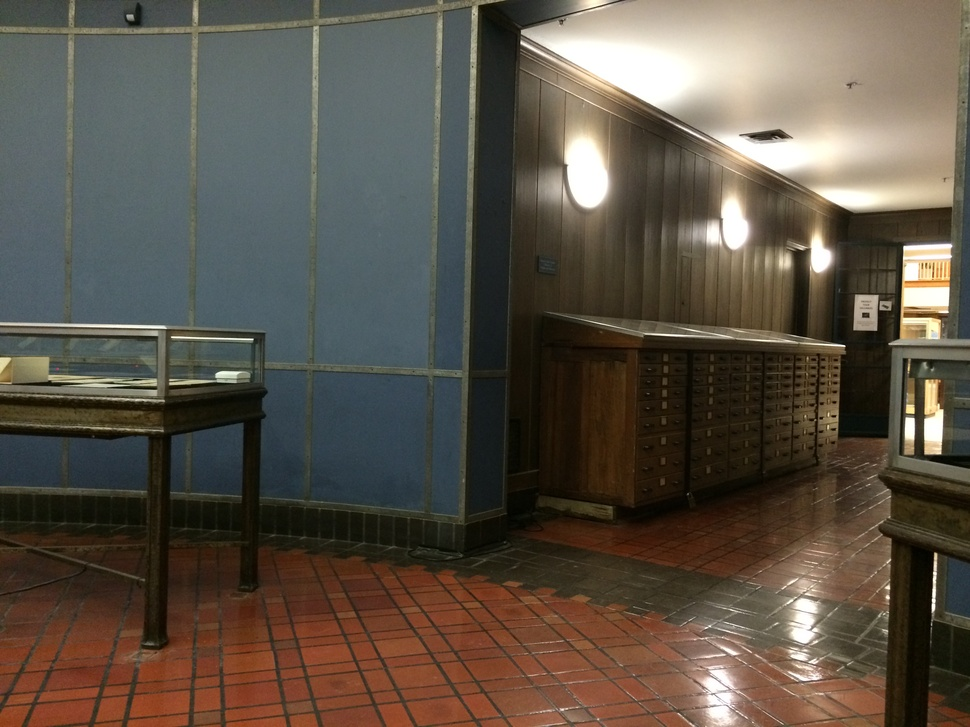
%> input picture hw2/fp/image_a_front.jpg, 970 x 727 px, shrunk from 3264 x 2448 before the run
$ octave hw2_3.m   (GNU Octave 9; MATLAB toolbox functions it lacks are replaced by stand-ins)
%> lines starting %> are read from the running program, lines starting %| are printed output that depends on the picture
clear all
close all
clc
addpath('fp')
im1 = imread('image_a_front.jpg');
%> im1 is the input picture: size 727x970x3 uint8; mean R, G, B 91.7, 82.7, 71
im2 = imread('image_b_pan.jpg');
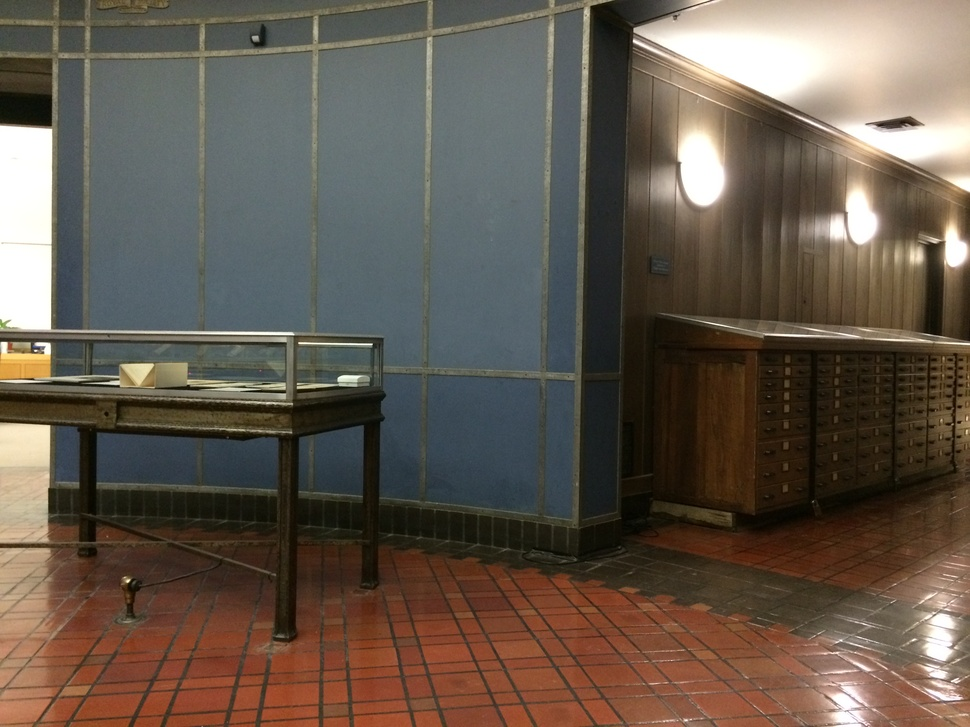
%> input picture hw2/fp/image_b_pan.jpg, 970 x 727 px, shrunk from 3264 x 2448 before the run
%> im2 is the input picture: size 727x970x3 uint8; mean R, G, B 100.6, 88.9, 77.3
im3 = imread('image_c_tilt.jpg');
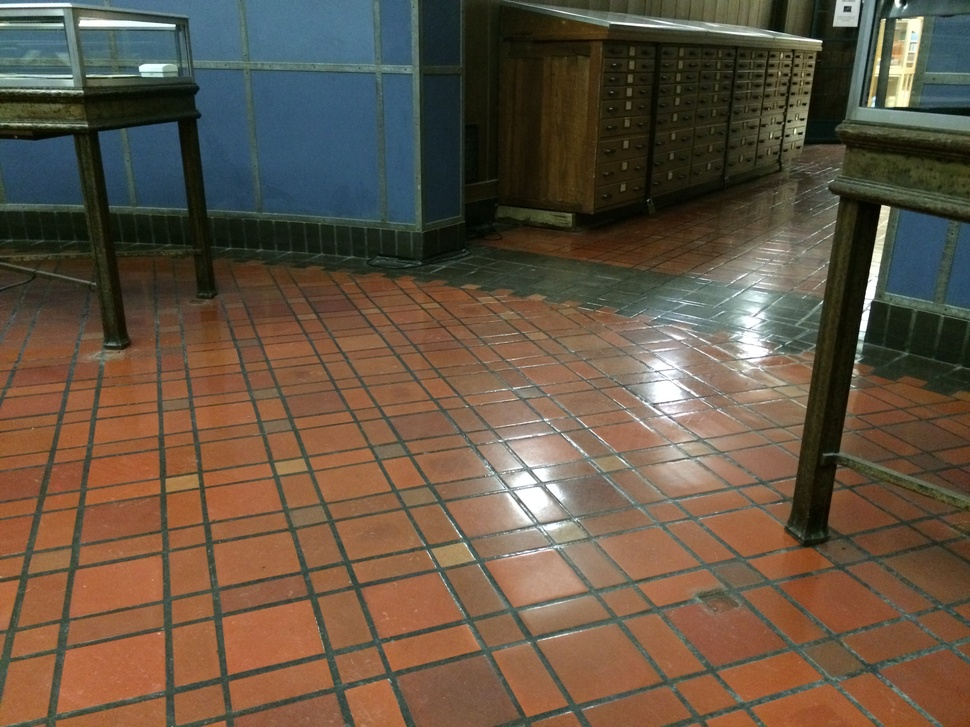
%> input picture hw2/fp/image_c_tilt.jpg, 970 x 727 px, shrunk from 3264 x 2448 before the run
%> im3 is the input picture: size 727x970x3 uint8; mean R, G, B 100.4, 84.6, 67.3

K = [2810.8515 0 1643.16492;...
    0 2803.50997 1240.43791;...
    0 0 1];

M_a = [0.9514 0.3148 -102.4771;...
    0.0159 0.0098 910.3956;...
    0.3076 -1.0897 2677.0886];

M_b = [0.9834 0.1730 277.4586;...
    0.0147 0.0102 920.2367;...
    0.1806 -1.0812 2655.7909];

M_c = [0.9276 0.3454 -607.849;...
    -0.1191 0.3374 260.2264;...
    0.354 -0.8441 1788.7189];

figure(1)
clf
%subplot(3,1,1);
im_plot_1 = imshow(im1);
axis on
hold on
%points = ginput
%{d
%> (the run ends here)
